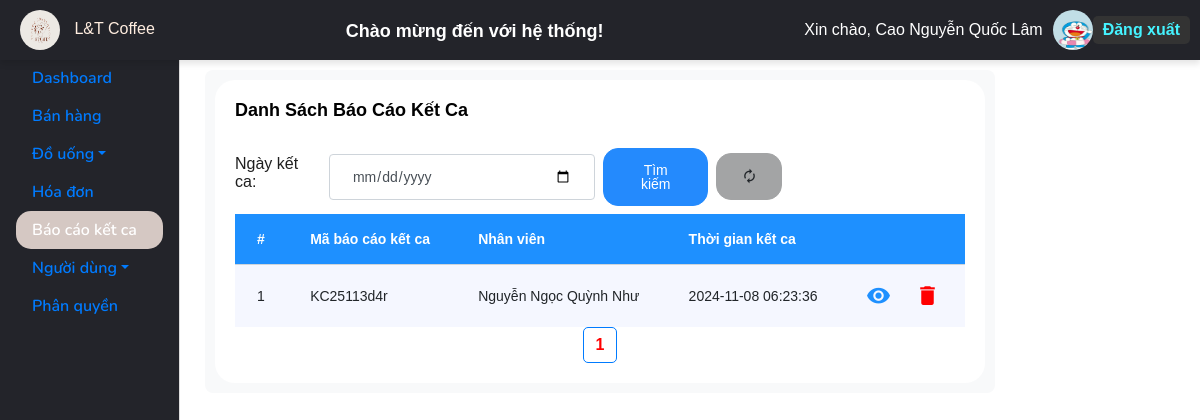
Page /UI/danhsach.php (signed in) on the earlier database version.
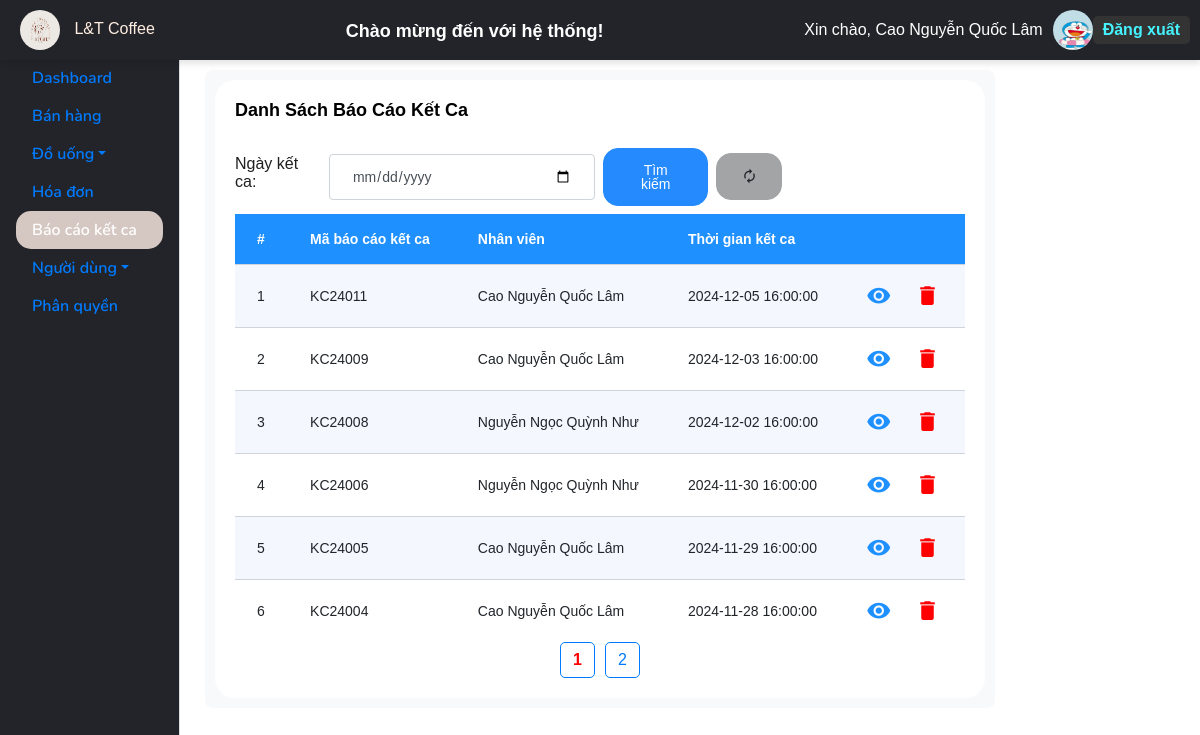
Same page on the later database version.
### tables this page shows
CREATE TABLE `users` (
  `UserID` int(11) NOT NULL,
  `FullName` varchar(255) DEFAULT NULL,
  `PhoneNumber` varchar(255) DEFAULT NULL,
  `UserImage` varchar(255) DEFAULT NULL,
  `Gender` varchar(255) DEFAULT NULL,
  `Username` varchar(255) DEFAULT NULL,
  `AccountName` varchar(255) DEFAULT NULL,
  `Password` varchar(255) DEFAULT NULL,
  `UserCategoryID` int(11) DEFAULT NULL,
  `Email` varchar(100) NOT NULL,
  `Address` varchar(255) NOT NULL
);

CREATE TABLE `shiftreports` (
  `ShiftReportID` varchar(128) NOT NULL,
  `Revenue` decimal(18,2) NOT NULL,
  `FirstAmount` decimal(18,2) NOT NULL,
  `LastAmount` decimal(18,2) NOT NULL,
  `BillCount` int(11) NOT NULL,
  `UncollectedAmount` decimal(18,2) NOT NULL,
  `FirstTime` datetime NOT NULL,
  `LastTime` datetime NOT NULL,
  `UserID` int(11) NOT NULL
);

### UI/danhsach.php (the view, shortened to what this page needs)
<?php
include("includes/session_user.php");
include("includes/Pager.php");
$resultsPerPage = 6;
$page = isset($_GET['page']) && is_numeric($_GET['page']) ? (int)$_GET['page'] : 1;
$offset = ($page - 1) * $resultsPerPage;
$queryReports = "SELECT sr.ShiftReportID, sr.LastTime, u.FullName
                 FROM ShiftReports sr
                 JOIN users u ON sr.UserID = u.UserID
                 ORDER BY sr.LastTime DESC
                 LIMIT ?, ?";
$stmtReports = $conn->prepare($queryReports);
$stmtReports->bind_param("ii", $offset, $resultsPerPage);
$stmtReports->execute();
$resultReports = $stmtReports->get_result();
$model = [];
while ($row = $resultReports->fetch_assoc()) {
    $model[] = $row;
}
$queryTotal = "SELECT COUNT(*) FROM ShiftReports";
$stmtTotal = $conn->prepare($queryTotal);
$stmtTotal->execute();
$stmtTotal->bind_result($totalResults);
$itemsPerPage = 7;
$pager = new Pager(range(1, $totalResults), $itemsPerPage);
?>
<!DOCTYPE html>
<html lang="en">
<head>
    <link href="https://cdn.jsdelivr.net/npm/@mdi/font/css/materialdesignicons.min.css" rel="stylesheet">
</head>
<body>
    <?php include("includes/_layoutAdmin.php"); ?>
    <div class="container mt-4">
        <form action="" method="POST" class="form-section">
            <div class="card">
                <div class="card-body">
                    <div class="d-flex justify-content-between mb-2">
                        <p class="card-title">Danh sách báo cáo kết ca</p>
                    </div>
                    <form method="post" action="">
                        <div class="d-flex align-items-center mb-2 w-75">
                            <label>Ngày kết ca:</label>
                            <input class="form-control w-50 ml-2" type="date" name="createDate">
                            <button class="btn btn-info ml-2" type="submit">Tìm kiếm</button>
                            <a href="danhsach.php" class="btn btn-secondary ml-2">
                                <i class="mdi mdi-autorenew"></i>
                            </a>
                        </div>
                    </form>
                    <table class="table table-striped table-hover">
                        <thead>
                            <tr style="background-color: dodgerblue; color: white;">
                                <th>#</th>
                                <th>Mã báo cáo kết ca</th>
                                <th>Nhân viên</th>
                                <th>Thời gian kết ca</th>
                                <th></th>
                            </tr>
                        </thead>
                        <tbody>
                            <?php if (empty($model)): ?>
                                <tr>
                                    <td colspan="6" class="text-center">Không có dữ liệu</td>
                                </tr>
                            <?php else: ?>
                                <?php $count = 1; foreach ($model as $item): ?>
                                    <tr>
                                        <td><?= $count++ ?></td>
                                        <td><?= htmlspecialchars($item['ShiftReportID']) ?></td>
                                        <td><?= htmlspecialchars($item['FullName']) ?></td>
                                        <td><?= htmlspecialchars(date("Y-m-d H:i:s", strtotime($item['LastTime']))) ?></td>
                                        <td>
                                            <a href="detail_shiftReports.php?id=<?= $item['ShiftReportID'] ?>" style="text-decoration: none; margin-right: 20px">
                                                <i class="mdi mdi-eye" style="font-size: 25px; color: dodgerblue;"></i>
                                            </a>
                                            <a href="#" style="text-decoration: none" class="btnDelete" data-id="<?= $item['ShiftReportID'] ?>">
                                                <i class="mdi mdi-delete" style="font-size: 25px; color: red;"></i>
                                            </a>
                                        </td>
                                    </tr>
                                <?php endforeach; ?>
                            <?php endif; ?>
                        </tbody>
                    </table>
                    <div class="pagination ">
                        <?php echo $pager->getPaginationLinks(); ?>
                    </div>
                </div>
            </div>
        </form>
    </div>
</body>
</html>

### UI/includes/session_user.php (shortened to what this page needs)
<!DOCTYPE html>
<html lang="en">
<head>
</head>
</html>

### UI/includes/_layoutAdmin.php (shortened to what this page needs)
<?php
include("includes/connectSQL.php");
$userID = isset($_COOKIE['UserID']) ? $_COOKIE['UserID'] : null;
$usercategoriesID = null;
if ($userID) {
    $queryCategory = " SELECT users.FullName, users.UserImage, usercategories.UserCategoryName
                        FROM users
                        JOIN usercategories ON users.UsercategoryID = usercategories.UsercategoryID
                        WHERE users.UserID = ?";
    $stmt = $conn->prepare($queryCategory);
    $stmt->bind_param("i", $userID);
    $stmt->execute();
    $resultCategory = $stmt->get_result();
    $userCategory = $resultCategory->fetch_assoc();
    $usercategoriesID = $userCategory['UserCategoryName'];
    $validRoles = ["Quản Lý", "Thu Ngân"];
}
?>
<!DOCTYPE html>
<html lang="en">
<head>
    <link href="https://cdn.jsdelivr.net/npm/bootstrap-icons/font/bootstrap-icons.css" rel="stylesheet">
    <link rel="stylesheet" href="../UI/vendors/feather/feather.css">
    <link rel="stylesheet" href="../UI/vendors/ti-icons/css/themify-icons.css">
    <link rel="stylesheet" href="../UI/vendors/css/vendor.bundle.base.css">
    <link rel="stylesheet" href="../UI/vendors/select2/select2.min.css">
    <link rel="stylesheet" href="../UI/vendors/select2-bootstrap-theme/select2-bootstrap.min.css">
    <link rel="stylesheet" href="../UI/vendors/datatables.net-bs4/dataTables.bootstrap4.css">
    <link rel="stylesheet" href="../UI/css/vertical-layout-light/style.css">
    <link rel="stylesheet" href="https://cdn.jsdelivr.net/npm/sweetalert2@10/dist/sweetalert2.min.css">
</head>
<body>
<div class="sidebar">
    <nav class="nav flex-column">
        <a class="nav-link" href=""></a>
        <?php
            $isActive = basename($_SERVER['PHP_SELF']) == 'index_admin.php' ? 'active' : '';
            if (in_array($usercategoriesID, ["Quản Lý"])): ?>
            <a class="nav-link <?= $isActive ?>" href="index_admin.php" >Dashboard</a>
        <?php endif; ?>
        <?php
            $isActive = basename($_SERVER['PHP_SELF']) == 'dashboard.php' ? 'active' : '';
            if (in_array(strtolower($usercategoriesID), array_map('strtolower', $validRoles))): ?>
            <a class="nav-link <?= $isActive ?>" href="dashboard.php">Bán hàng</a>
        <?php endif; ?>
        <?php
            $isActive = basename($_SERVER['PHP_SELF']) == 'index_drink.php' || basename($_SERVER['PHP_SELF']) == 'index_drinkcategories.php' ? 'active' : '';
            if (in_array($usercategoriesID, ["Quản Lý"])): ?>
            <a class="nav-link dropdown-toggle <?= $isActive ?>" id="drinkDropdown" role="button" data-bs-toggle="dropdown" aria-expanded="false">Đồ uống</a>
        <?php endif; ?>
        <?php
            $isActive = basename($_SERVER['PHP_SELF']) == 'index_bills.php' ? 'active' : '';
            if (in_array(strtolower($usercategoriesID), array_map('strtolower', $validRoles))): ?>
            <a class="nav-link <?= $isActive ?>" href="index_bills.php">Hóa đơn</a>
        <?php endif; ?>
        <?php
            $isActive = basename($_SERVER['PHP_SELF']) == 'danhsach.php' ? 'active' : '';
            if (in_array($usercategoriesID, ["Quản Lý"])): ?>
            <a class="nav-link <?= $isActive ?>" href="danhsach.php">Báo cáo kết ca</a>
            <a class="nav-link dropdown-toggle" <?= $isActive ?>id="userDropdown" role="button" data-bs-toggle="dropdown" aria-expanded="false">Người dùng</a>
            <a class="nav-link" href="index_authorizations.php">Phân quyền</a>
        <?php endif; ?>
    </nav>
</div>
<div class="main-header">
    <?php if ($userID): ?>
        <div class="user-info">
            <div class="logo">
                <img src="images/lt.jpg" alt="logo" class="logo-image">
                <span class="brand-name" style="color: #FFEDDF;">L&T Coffee</span>
            </div>
            <h4 class="welcome-message" id="welcomeMessage">Chào mừng đến với hệ thống!</h4>
            <span>Xin chào, <?= htmlspecialchars($userCategory['FullName']) ?></span>
            <a href="profile.php">
                <img src="images/users/<?= !empty($userCategory['UserImage']) ? htmlspecialchars($userCategory['UserImage']) : 'avatar.jpg' ?>" alt="profile">
            </a>
            <a class="logout-btn" href="login.php">Đăng xuất</a>
        </div>
    <?php endif; ?>
</div>
</body>
</html>

### UI/includes/Pager.php (shortened to what this page needs)
<?php
class Pager {
    private $currentPage;
    private $totalPages;
    public function __construct($data, $itemsPerPage) {
        $this->totalPages = ceil(count($data) / $itemsPerPage);
        $this->currentPage = isset($_GET['page']) ? (int)$_GET['page'] : 1;
    }
    public function getCurrentPage() {
        return $this->currentPage;
    }
    public function getTotalPages() {
        return $this->totalPages;
    }
    public function getPaginationLinks() {
        $links = '';
        $params = '';
        for ($i = 1; $i <= $this->getTotalPages(); $i++) {
            if ($i == $this->getCurrentPage()) {
                $links .= "<strong>$i</strong>";
            } else {
                $links .= "<a href='?page=$i$params'>$i</a>";
            }
        }
        return $links;
    }
}
?>

### UI/danhsach.php (style rules this page uses)
.container { max-width: 900px; margin-top: 20px; }
.form-section { padding: 10px; margin: 70px; background-color: #f8f9fa; border-radius: 8px; }
.pagination { display: flex; justify-content: center; gap: 10px; }
.pagination a { text-decoration: none; padding: 8px 12px; border: 1px solid #007bff; border-radius: 5px; color: #007bff; }
.pagination strong { color: red; border: 1px solid #007bff; padding: 8px 12px; border-radius: 5px; }

### UI/includes/_layoutAdmin.php (style rules this page uses)
body { font-family: Arial, sans-serif; margin: 0; padding: 0; overflow-x: hidden; }
.sidebar { position: fixed; top: 0; left: 0; height: 100vh; width: 180px; background-color: #23242a; border-right: 1px solid #ddd; padding-top: 20px; z-index: 1000; }
.main-header { position: fixed; top: 0; left: 0; width: 100%; background-color: #23242a; color: white; padding: 10px; z-index: 1050; box-shadow: 0 4px 6px rgba(0, 0, 0, 0.1); }
.user-info { display: flex; justify-content: space-between; align-items: center; width: 100%; }
.user-info h4 { flex: 1; text-align: center; }
.user-info span, .user-info img { margin-left: 10px; }
.user-info img { width: 40px; height: 40px; border-radius: 50%; }
.logout-btn { color: #45f3ff; text-decoration: none; font-weight: bold; padding: 5px 10px; background-color: #333; border-radius: 5px; }
.nav-link.active { background-color: #D5C8C3; color: white; border-radius: 15px; }
.welcome-message { font-weight: bold; color: white; text-align: center; margin-top: 10px; display: inline-block; animation: fadeIn 1s ease-in-out forwards; }

Differences in the rows shown:
removed shiftreports: ShiftReportID "KC25113d4r", UserID.FullName "Nguyễn Ngọc Quỳnh Như", LastTime "2024-11-08 06:23:36"
added shiftreports: ShiftReportID "KC24011", UserID.FullName "Cao Nguyễn Quốc Lâm", LastTime "2024-12-05 16:00:00"
added shiftreports: ShiftReportID "KC24009", UserID.FullName "Cao Nguyễn Quốc Lâm", LastTime "2024-12-03 16:00:00"
added shiftreports: ShiftReportID "KC24008", UserID.FullName "Nguyễn Ngọc Quỳnh Như", LastTime "2024-12-02 16:00:00"
added shiftreports: ShiftReportID "KC24006", UserID.FullName "Nguyễn Ngọc Quỳnh Như", LastTime "2024-11-30 16:00:00"
added shiftreports: ShiftReportID "KC24005", UserID.FullName "Cao Nguyễn Quốc Lâm", LastTime "2024-11-29 16:00:00"
added shiftreports: ShiftReportID "KC24004", UserID.FullName "Cao Nguyễn Quốc Lâm", LastTime "2024-11-28 16:00:00"
Other differences:
new list line: "2"
